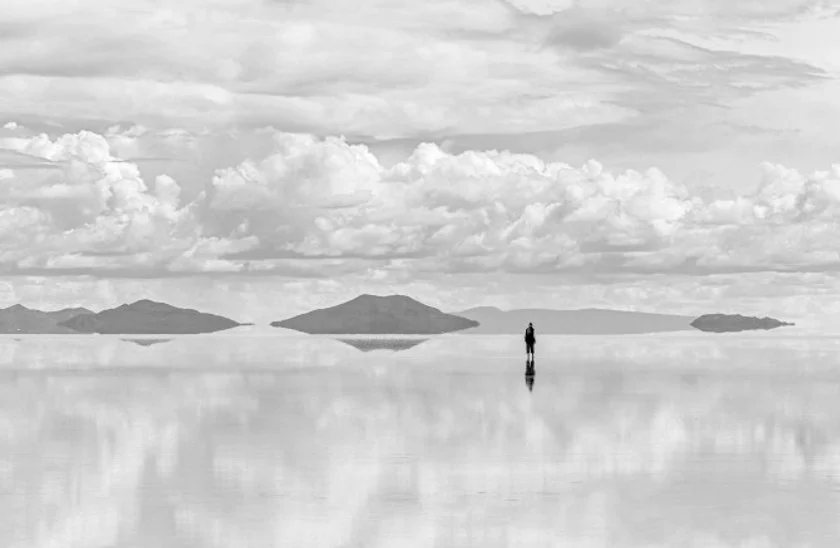
#> input picture hw2/Q1.jpg, 840 x 548 px
$ python histogram_equal.py
#> lines starting #> are read from the running program, lines starting #| are printed output that depends on the picture
import cv2
import numpy as np
import matplotlib.pyplot as plt


# Read image
img = cv2.imread("Q1.jpg", cv2.IMREAD_GRAYSCALE)
#> img: shape (548, 840); min 0, max 255, mean 208.5

# Draw histogram
plt.hist(img.ravel(), 256, [0, 256])

h, w = img.shape
#> h = 548; w = 840

total = h * w
#> total = 460320

cnt = np.zeros(256, dtype=np.int32)

for i in range(h):
    for j in range(w):
        cnt[img[i, j]] += 1

prob = np.zeros(256, dtype=np.float32)

for i in range(256):
    prob[i] = cnt[i] / total

cdf = np.zeros(256, dtype=np.float32)

cdf[0] = prob[0]

for i in range(1, 256):
    cdf[i] = cdf[i - 1] + prob[i]
#> after the loop, cdf = 256 values from 3.26e-05 to 1

cdf = cdf * 255
#> cdf = 256 values from 0.00831 to 255


for i in range(h):
    for j in range(w):
        img[i, j] = round(cdf[img[i, j]])
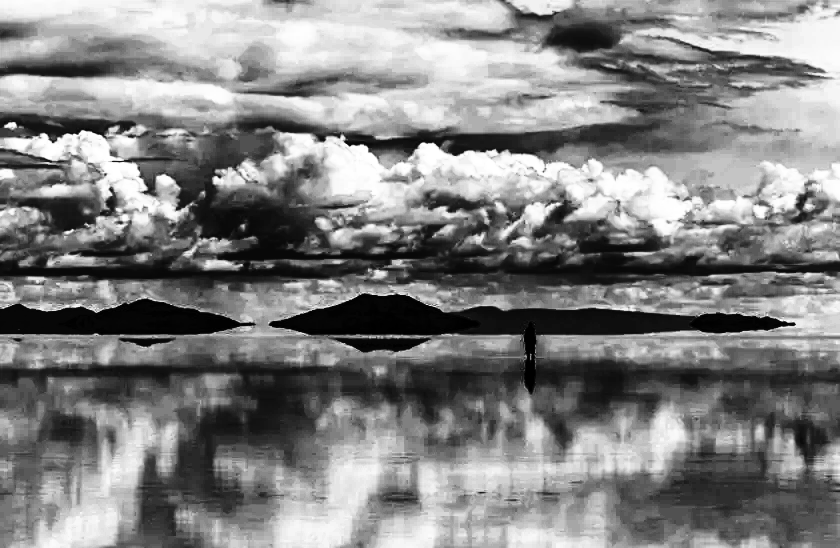
#> img: shape (548, 840); min 0, max 255, mean 130.5

plt.hist(img.ravel(), 256, [0, 256])

plt.legend(('original', 'equalized'), loc='upper left')
plt.xlabel('Intensity')
plt.ylabel('Number of pixels')

# save plt in compact way
plt.savefig('hist_equal_plt.png', dpi=300, bbox_inches='tight')
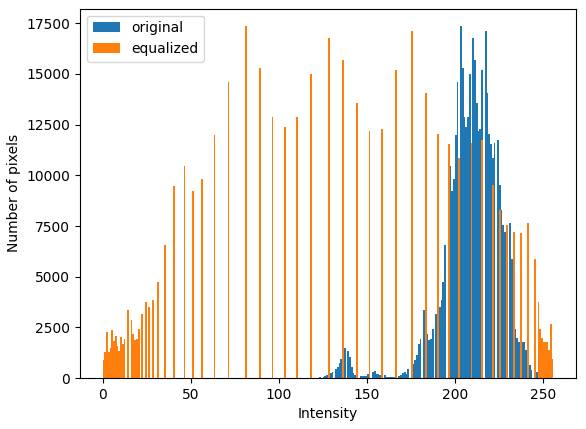
#> figure drawn by matplotlib, 1 panel; tallest bar 17353 high, from x = 203 to 204; tallest bar 17353 high, from x = 81 to 82

cv2.imwrite("Q1_equal.jpg", img)

$ run again, with hw2/Q3.jpg copied over hw2/Q1.jpg
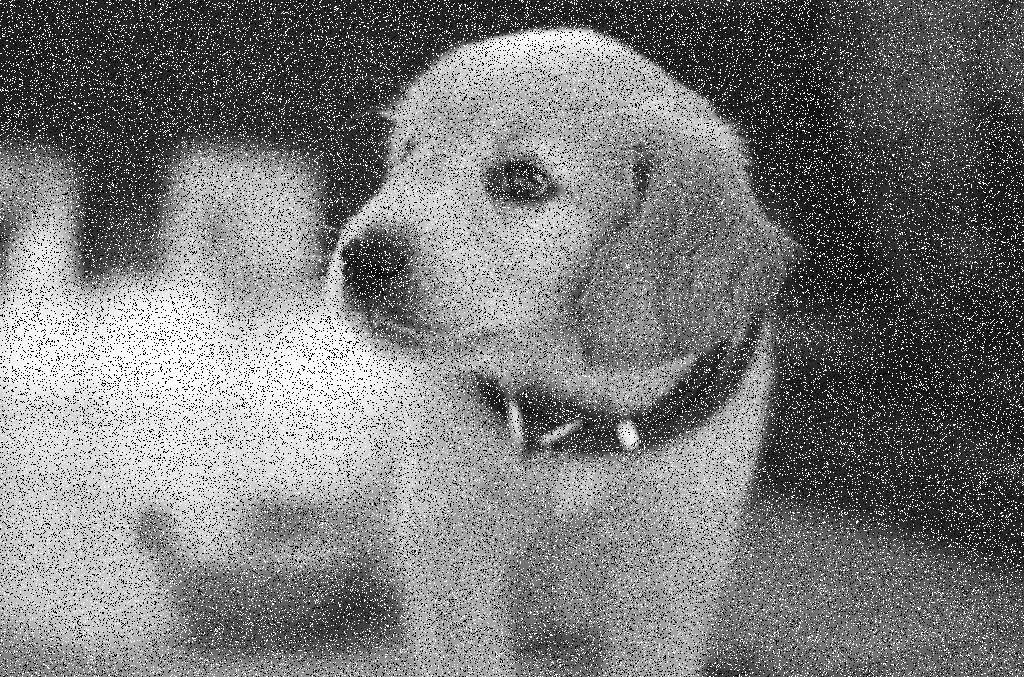
#> input picture hw2/Q3.jpg, 1024 x 677 px
#> img is the input picture: shape (677, 1024); min 0, max 255, mean 121.3
#> after the loop `for i in range(h):`:
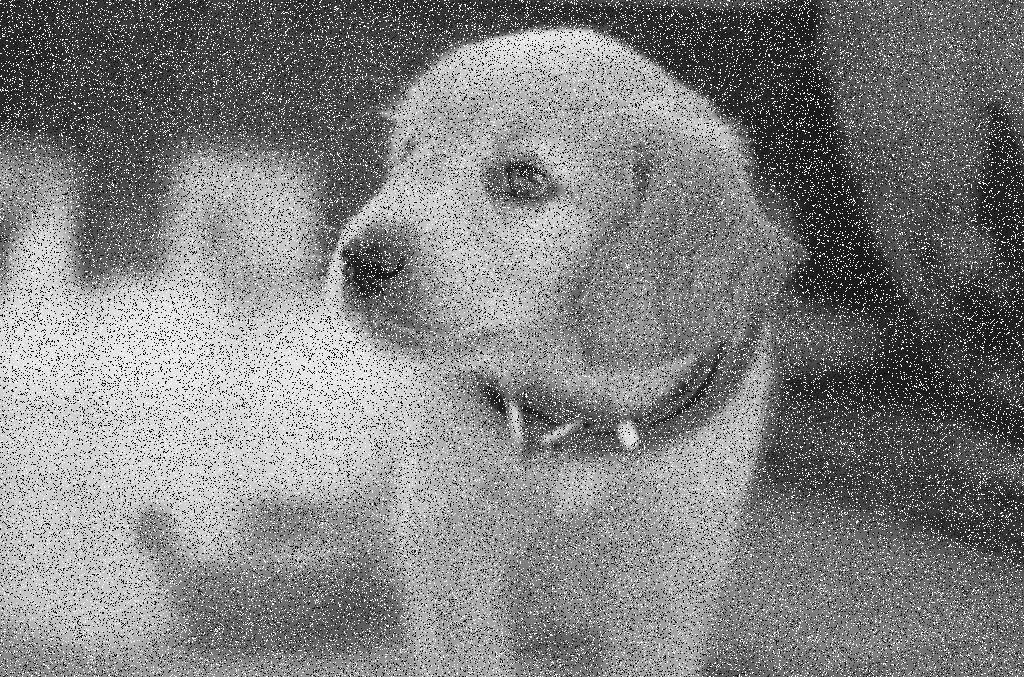
#> img: shape (677, 1024); min 16, max 255, mean 129.2
#> `plt.savefig('hist_equal_plt.png', dpi=300, bbox_inches='tight')`:
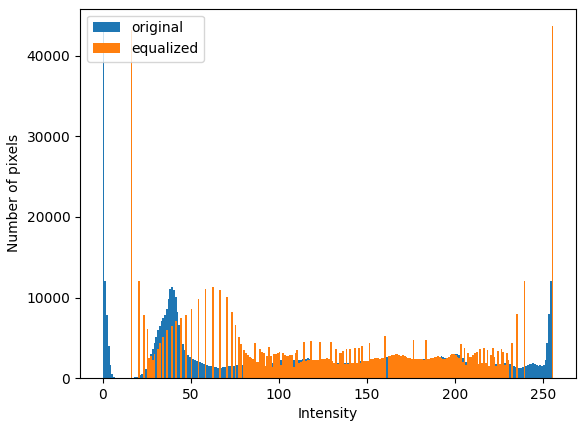
#> figure drawn by matplotlib, 1 panel; tallest bar 43641 high, from x = 255 to 256; tallest bar 43641 high, from x = 255 to 256
